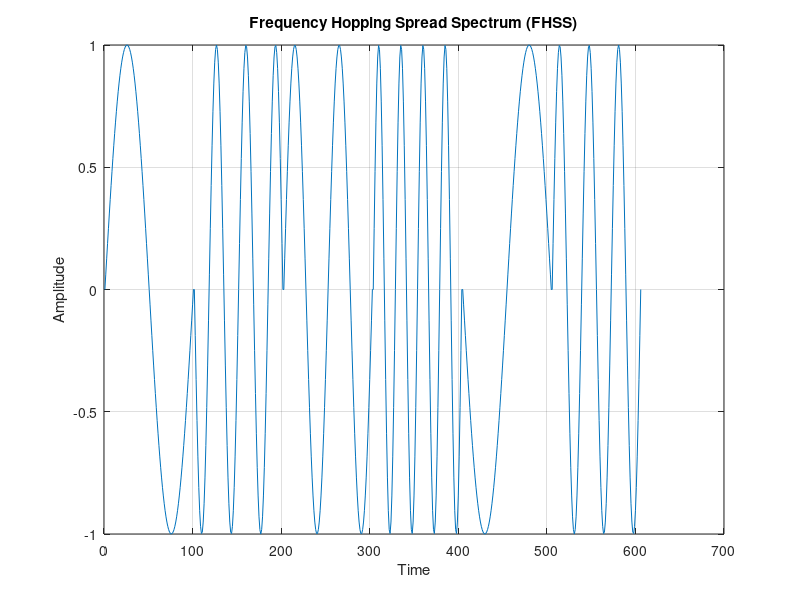

Recreate this plot in MATLAB.
clc;
clear;
close all;

% Data
data = [1 0 1 1 0 1];

% Frequencies
freq = [10 20 30 40];

% Time
t = 0:0.001:0.1;

% Frequency hopping sequence
hop = [1 3 2 4 1 3];

signal = [];

% FHSS signal generation
for i = 1:length(data)

    f = freq(hop(i));

    if data(i) == 1
        s = sin(2*pi*f*t);
    else
        s = -sin(2*pi*f*t);
    end

    signal = [signal s];
end

% Plot
figure;

plot(signal);
title('Frequency Hopping Spread Spectrum (FHSS)');
xlabel('Time');
ylabel('Amplitude');
grid on
